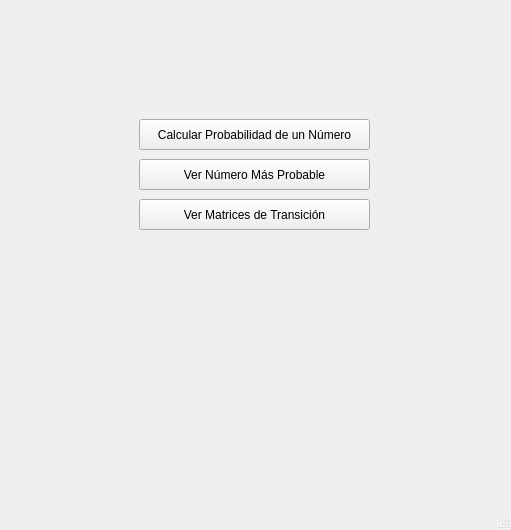
<?xml version="1.0" encoding="UTF-8"?>
<ui version="4.0">
 <class>MainWindow</class>
 <widget class="QMainWindow" name="MainWindow">
  <property name="geometry">
   <rect>
    <x>0</x>
    <y>0</y>
    <width>511</width>
    <height>530</height>
   </rect>
  </property>
  <property name="windowTitle">
   <string>MainWindow</string>
  </property>
  <widget class="QWidget" name="centralwidget">
   <layout class="QVBoxLayout" name="verticalLayout">
    <item>
     <widget class="QStackedWidget" name="stackPrincipal">
      <widget class="QWidget" name="page">
       <widget class="QPushButton" name="btnIrProbabilidad">
        <property name="geometry">
         <rect>
          <x>130</x>
          <y>110</y>
          <width>231</width>
          <height>31</height>
         </rect>
        </property>
        <property name="text">
         <string>Calcular Probabilidad de un Número</string>
        </property>
       </widget>
       <widget class="QPushButton" name="btnIrMasProbable">
        <property name="geometry">
         <rect>
          <x>130</x>
          <y>150</y>
          <width>231</width>
          <height>31</height>
         </rect>
        </property>
        <property name="text">
         <string>Ver Número Más Probable</string>
        </property>
       </widget>
       <widget class="QPushButton" name="btnIrMatrices">
        <property name="geometry">
         <rect>
          <x>130</x>
          <y>190</y>
          <width>231</width>
          <height>31</height>
         </rect>
        </property>
        <property name="text">
         <string>Ver Matrices de Transición</string>
        </property>
       </widget>
      </widget>
      <widget class="QWidget" name="page_3">
       <widget class="QPushButton" name="btnVolver2">
        <property name="geometry">
         <rect>
          <x>30</x>
          <y>40</y>
          <width>81</width>
          <height>26</height>
         </rect>
        </property>
        <property name="text">
         <string>&lt;- Volver</string>
        </property>
       </widget>
       <widget class="QSpinBox" name="spinBox_2">
        <property name="geometry">
         <rect>
          <x>190</x>
          <y>130</y>
          <width>78</width>
          <height>26</height>
         </rect>
        </property>
       </widget>
       <widget class="QPushButton" name="pushButton">
        <property name="geometry">
         <rect>
          <x>190</x>
          <y>180</y>
          <width>81</width>
          <height>26</height>
         </rect>
        </property>
        <property name="text">
         <string>Calcular</string>
        </property>
       </widget>
       <widget class="QLCDNumber" name="lcdNumber">
        <property name="geometry">
         <rect>
          <x>200</x>
          <y>230</y>
          <width>64</width>
          <height>23</height>
         </rect>
        </property>
       </widget>
      </widget>
      <widget class="QWidget" name="page_4">
       <widget class="QPushButton" name="btnVolver3">
        <property name="geometry">
         <rect>
          <x>30</x>
          <y>30</y>
          <width>81</width>
          <height>26</height>
         </rect>
        </property>
        <property name="text">
         <string>&lt;- Volver</string>
        </property>
       </widget>
       <widget class="QTabWidget" name="tabWidget">
        <property name="geometry">
         <rect>
          <x>100</x>
          <y>140</y>
          <width>301</width>
          <height>101</height>
         </rect>
        </property>
        <property name="currentIndex">
         <number>0</number>
        </property>
        <widget class="QWidget" name="tab_3">
         <attribute name="title">
          <string>Centenas</string>
         </attribute>
        </widget>
        <widget class="QWidget" name="tab_2">
         <attribute name="title">
          <string>Decenas</string>
         </attribute>
        </widget>
        <widget class="QWidget" name="tab_1">
         <attribute name="title">
          <string>Unidades</string>
         </attribute>
        </widget>
       </widget>
      </widget>
      <widget class="QWidget" name="page_2">
       <widget class="QPushButton" name="btnVolver1">
        <property name="geometry">
         <rect>
          <x>30</x>
          <y>40</y>
          <width>81</width>
          <height>26</height>
         </rect>
        </property>
        <property name="text">
         <string>&lt;- Volver</string>
        </property>
       </widget>
       <widget class="QLineEdit" name="lineEdit">
        <property name="geometry">
         <rect>
          <x>180</x>
          <y>110</y>
          <width>113</width>
          <height>26</height>
         </rect>
        </property>
       </widget>
       <widget class="QSpinBox" name="spinBox">
        <property name="geometry">
         <rect>
          <x>200</x>
          <y>170</y>
          <width>78</width>
          <height>26</height>
         </rect>
        </property>
       </widget>
      </widget>
     </widget>
    </item>
   </layout>
  </widget>
  <widget class="QStatusBar" name="statusbar"/>
 </widget>
 <resources/>
 <connections/>
</ui>
